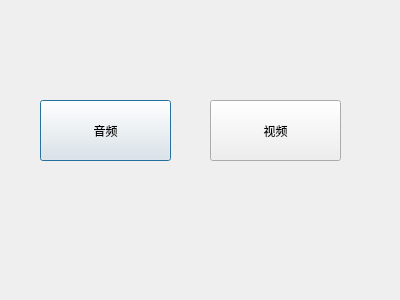
<?xml version="1.0" encoding="UTF-8"?>
<ui version="4.0">
 <class>myDlg3</class>
 <widget class="QDialog" name="myDlg3">
  <property name="geometry">
   <rect>
    <x>0</x>
    <y>0</y>
    <width>400</width>
    <height>300</height>
   </rect>
  </property>
  <property name="windowTitle">
   <string>Dialog</string>
  </property>
  <widget class="QPushButton" name="pushButton">
   <property name="geometry">
    <rect>
     <x>40</x>
     <y>100</y>
     <width>131</width>
     <height>61</height>
    </rect>
   </property>
   <property name="text">
    <string>音频</string>
   </property>
  </widget>
  <widget class="QPushButton" name="pushButton_2">
   <property name="geometry">
    <rect>
     <x>210</x>
     <y>100</y>
     <width>131</width>
     <height>61</height>
    </rect>
   </property>
   <property name="text">
    <string>视频</string>
   </property>
  </widget>
 </widget>
 <resources/>
 <connections/>
</ui>
